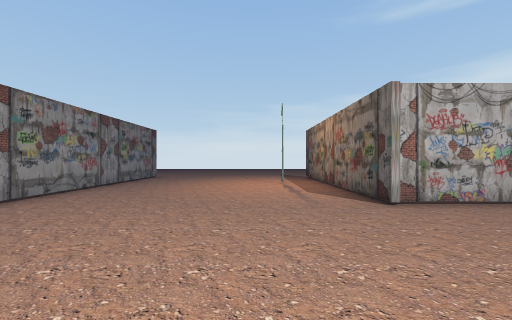
[1] (above)

24 first-person views from a walk through a Unity game level. The camera is 1.5 m above the floor, looks level and sees 90° across. The floor is counted in squares, 2 m on a side. Each view is taken from the middle of a square. On the plan, view 1 faces up. The plan holds only what a view shows up to about 9 squares ahead; the rest is blank. The place goes on beyond the plan. The player is left out. Some surface patterns are stand-ins.

[2]
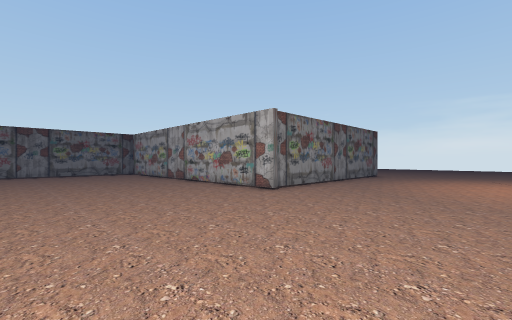

[3]
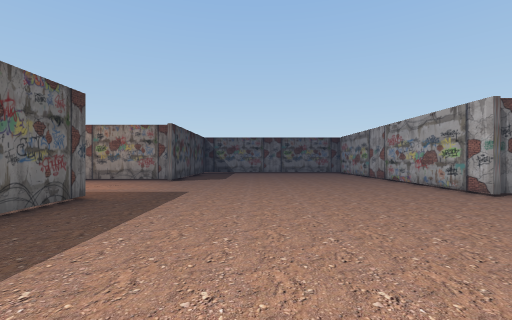

[4]
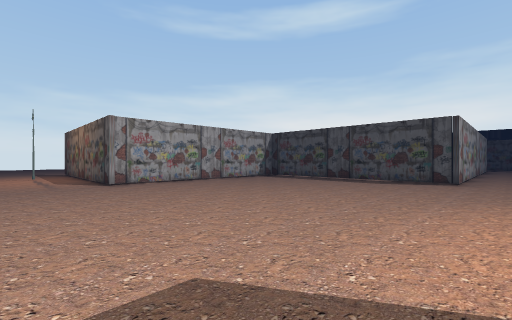

[5]
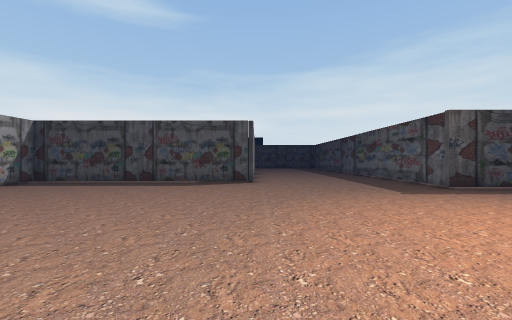

[6]
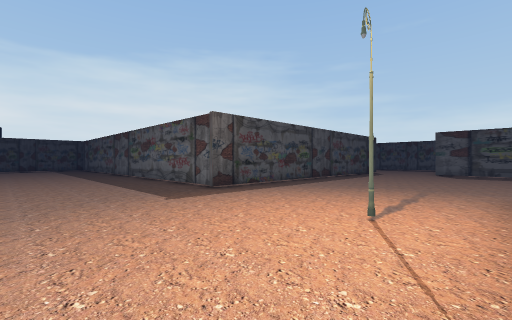

[7]
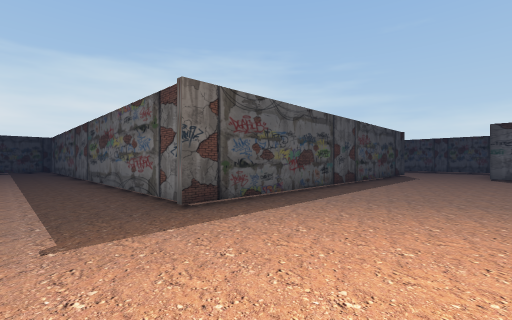

[8]
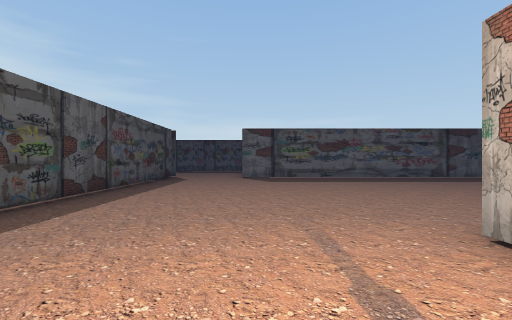

[9]
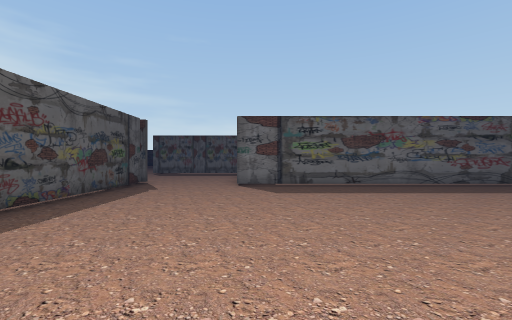

[10]
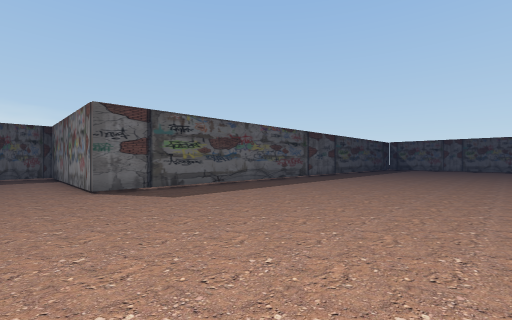

[11]
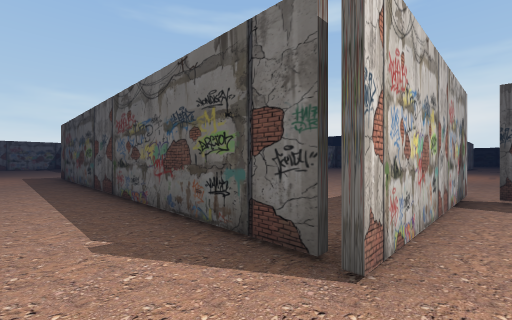

[12]
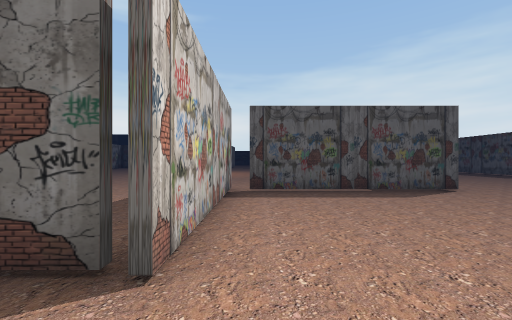

[13]
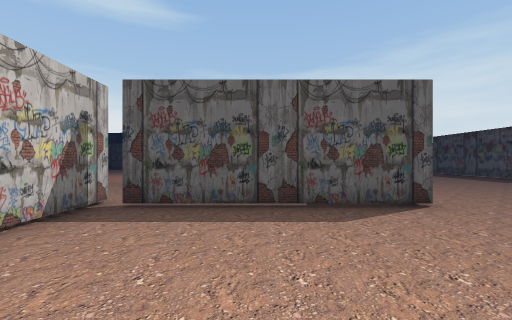

[14]
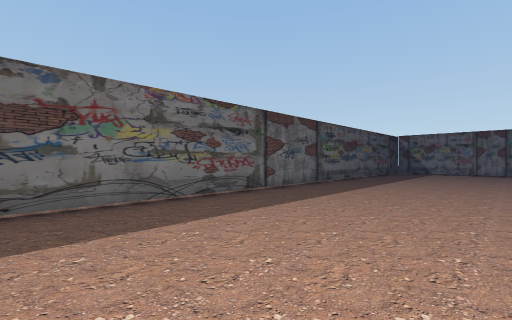

[15]
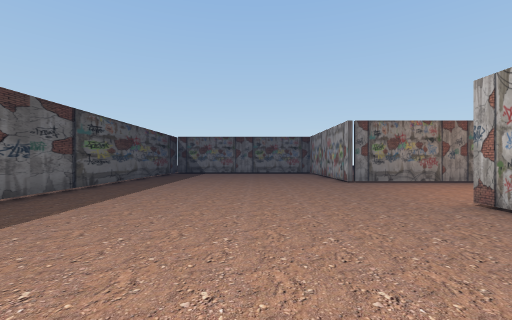

[16]
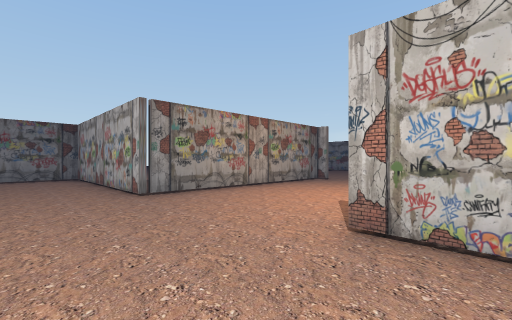

[17]
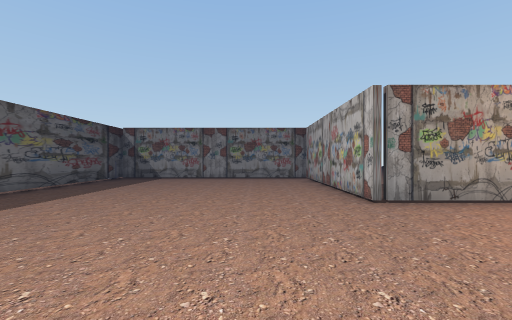

[18]
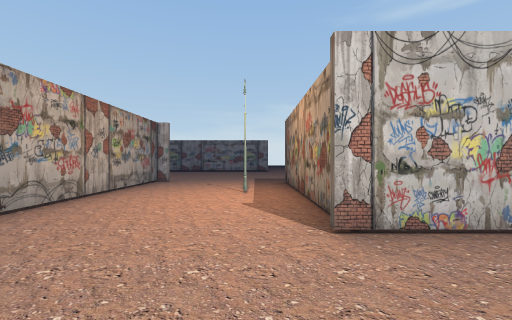

[19]
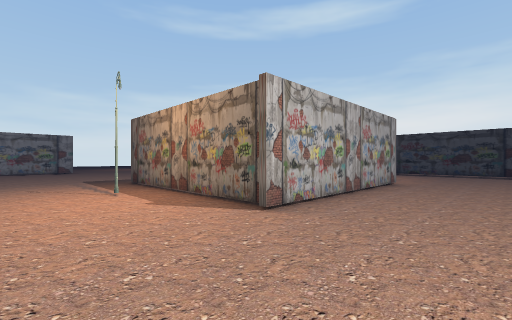

[20]
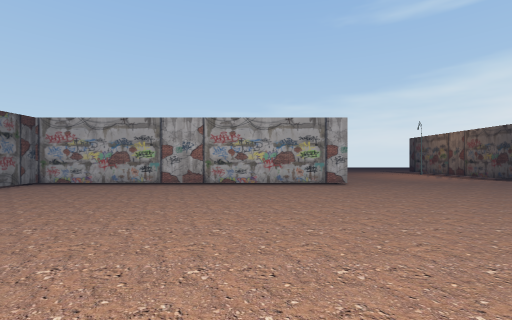

[21]
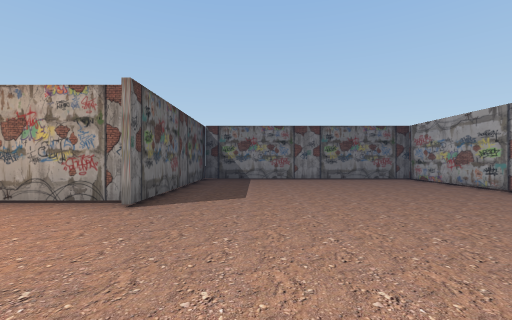

[22]
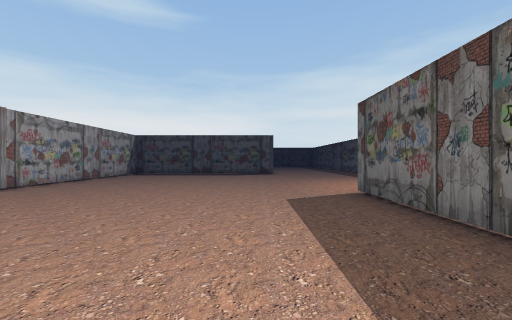

[23]
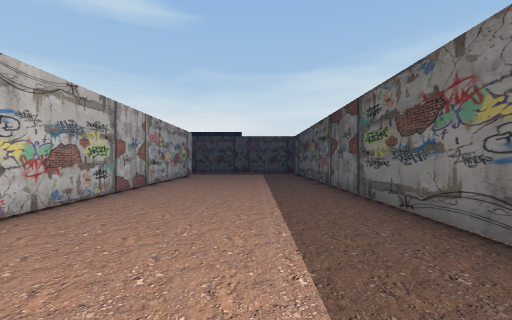

[24]
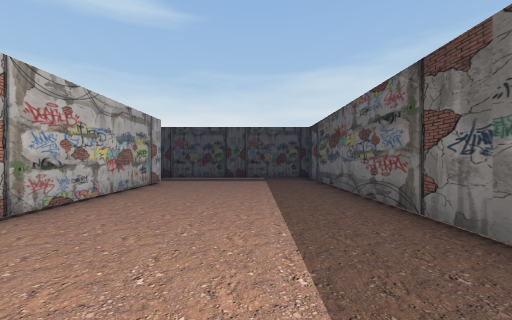

### Floor plan
Points are (right, up) in squares from view 1. A wall is a line through its corners. A room is listed if a view was taken in it or the views show most of it. See-through windows are left out.
Room 1 (views 1, 2, 3, 4, 5, 6, 7, 8, 9, 10, 11, 12, 13, 14, 15, 16, 17, 18, 19, 20, 21, 22, 23, 24)
walls: (1.9, -10.4) (-4.2, -10.4); (-4, -10.1) (-4, -4.3) (2, -4.3); (-8, -4.1) (-8.4, -4.1) (-8.4, -11) (-13.5, -11); (5, 4.3) (2.2, 4.3) (2.2, 9); (-4.1, 3.8) (-13.5, 3.8); (12.6, -19.4) (7.6, -19.4) (7.6, -8.1) (22, -8.1); (-13, -4) (-8, -4); (-4.4, 9) (-4.4, 4.1); (21.4, -2.9) (9.4, -2.9) (9.4, 4.3) (8.2, 4.3); (-13, -18.5) (4.6, -18.5) (4.6, -23.1); (12.1, -24.5) (12.1, -19.8)
ways out: opening at (22, -3)

Where each view was taken, in squares from view 1:
view 1: 0 up, 0 right, facing up
view 2: 1 down, 0 right, facing up-left
view 3: 1 down, 1 right, facing left
view 4: 4 down, 0 right, facing up-right
view 5: 3 down, 1 right, facing right
view 6: 4 down, 2 right, facing down-right
view 7: 6 down, 4 right, facing down-right
view 8: 8 down, 4 right, facing down
view 9: 11 down, 4 right, facing down
view 10: 12 down, 6 right, facing down-left
view 11: 20 down, 6 right, facing up-right
view 12: 20 down, 6 right, facing right
view 13: 22 down, 8 right, facing right
view 14: 14 down, 1 right, facing down-left
view 15: 14 down, 0 right, facing left
view 16: 13 down, 3 left, facing up-left
view 17: 13 down, 4 left, facing left
view 18: 13 down, 5 left, facing up
view 19: 13 down, 7 left, facing up-right
view 20: 4 down, 7 left, facing up
view 21: 2 down, 4 left, facing left
view 22: 2 down, 4 left, facing right
view 23: 6 down, 9 right, facing right
view 24: 6 down, 13 right, facing right
